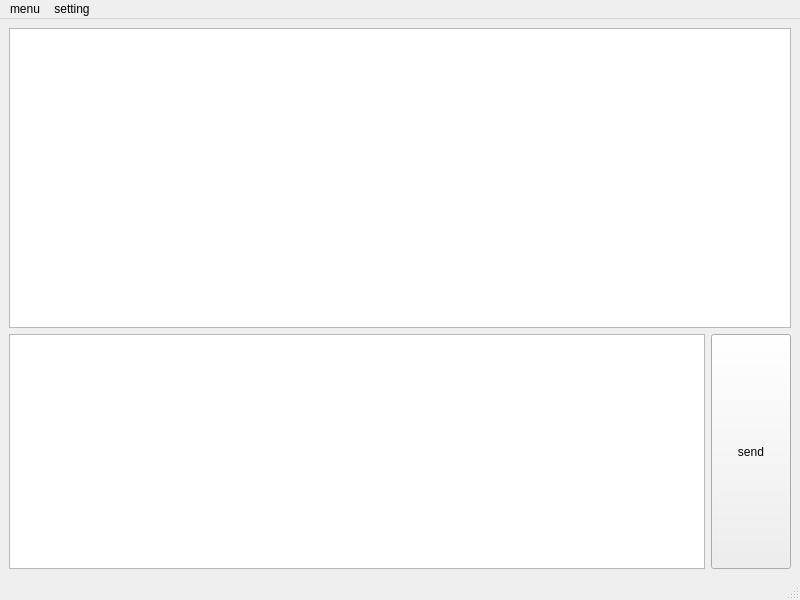
<?xml version="1.0" encoding="UTF-8"?>
<ui version="4.0">
 <class>MainWindow</class>
 <widget class="QMainWindow" name="MainWindow">
  <property name="geometry">
   <rect>
    <x>0</x>
    <y>0</y>
    <width>800</width>
    <height>600</height>
   </rect>
  </property>
  <property name="windowTitle">
   <string>Administrator</string>
  </property>
  <widget class="QWidget" name="centralwidget">
   <layout class="QGridLayout" name="gridLayout_2">
    <item row="0" column="0">
     <layout class="QGridLayout" name="gridLayout">
      <item row="2" column="0">
       <layout class="QHBoxLayout" name="horizontalLayout"/>
      </item>
      <item row="0" column="0">
       <widget class="QListWidget" name="listWidget_2">
        <property name="sizePolicy">
         <sizepolicy hsizetype="Expanding" vsizetype="Expanding">
          <horstretch>0</horstretch>
          <verstretch>0</verstretch>
         </sizepolicy>
        </property>
        <property name="minimumSize">
         <size>
          <width>700</width>
          <height>300</height>
         </size>
        </property>
       </widget>
      </item>
      <item row="1" column="0">
       <layout class="QHBoxLayout" name="horizontalLayout_2">
        <item>
         <widget class="QTextEdit" name="textEdit"/>
        </item>
        <item>
         <widget class="QPushButton" name="sendButton">
          <property name="enabled">
           <bool>true</bool>
          </property>
          <property name="sizePolicy">
           <sizepolicy hsizetype="Minimum" vsizetype="Minimum">
            <horstretch>0</horstretch>
            <verstretch>0</verstretch>
           </sizepolicy>
          </property>
          <property name="minimumSize">
           <size>
            <width>60</width>
            <height>0</height>
           </size>
          </property>
          <property name="font">
           <font>
            <family>Arial</family>
           </font>
          </property>
          <property name="text">
           <string>send</string>
          </property>
         </widget>
        </item>
       </layout>
      </item>
     </layout>
    </item>
   </layout>
  </widget>
  <widget class="QMenuBar" name="menubar">
   <property name="geometry">
    <rect>
     <x>0</x>
     <y>0</y>
     <width>800</width>
     <height>26</height>
    </rect>
   </property>
   <widget class="QMenu" name="menumenu">
    <property name="title">
     <string>menu</string>
    </property>
    <addaction name="actionhelp"/>
    <addaction name="actionContact_us"/>
    <addaction name="separator"/>
   </widget>
   <widget class="QMenu" name="menusetting">
    <property name="title">
     <string>setting</string>
    </property>
    <widget class="QMenu" name="menuAppearance">
     <property name="title">
      <string>Appearance</string>
     </property>
     <addaction name="actionstarry_sky"/>
     <addaction name="actionsea"/>
     <addaction name="actiondesert"/>
     <addaction name="actiongrassland"/>
    </widget>
    <addaction name="menuAppearance"/>
   </widget>
   <addaction name="menumenu"/>
   <addaction name="menusetting"/>
  </widget>
  <widget class="QStatusBar" name="statusbar"/>
  <action name="actionhelp">
   <property name="text">
    <string>Help</string>
   </property>
  </action>
  <action name="actionContact_us">
   <property name="text">
    <string>Contact us</string>
   </property>
  </action>
  <action name="actionLog_out">
   <property name="text">
    <string>Log out</string>
   </property>
  </action>
  <action name="actionQuit_Ctrl_W">
   <property name="text">
    <string>Quit               Ctrl+W</string>
   </property>
  </action>
  <action name="actionstarry_sky">
   <property name="text">
    <string>starry sky</string>
   </property>
  </action>
  <action name="actionsea">
   <property name="text">
    <string>sea</string>
   </property>
  </action>
  <action name="actiondesert">
   <property name="text">
    <string>desert</string>
   </property>
  </action>
  <action name="actiongrassland">
   <property name="text">
    <string>grassland</string>
   </property>
  </action>
 </widget>
 <resources/>
 <connections/>
</ui>
